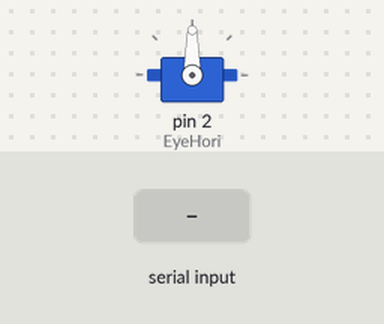
Recording of a sketch running on a simulated Arduino Uno, built with avr-gcc and run on an emulated ATmega328P. On the bench: servo. The test bench sets the inputs (shaded band).

Above: at 1.2 s.
1.3 s: "90,45\n" received over Serial
At 2.5 s:
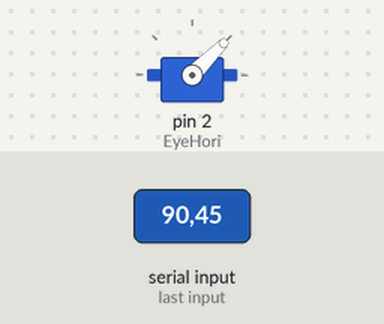
2.8 s: "90\n" received over Serial
At 3.6 s:
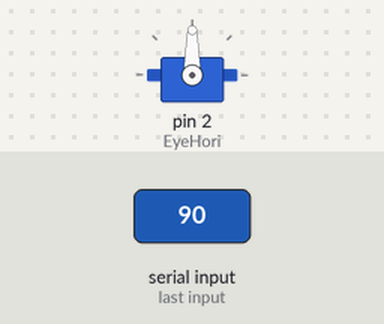
Timing chart, 0 to 5.8 s (numbered marks = the images above; inputs shaded):
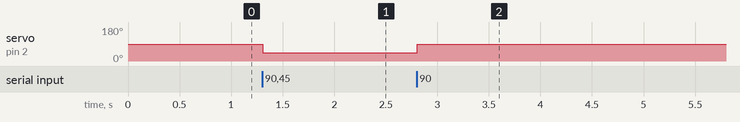

The sketch:

Hori.ino
```cpp
#include <Servo.h>

Servo EyeHori;
int desiredPosition;

void setup(){
  EyeHori.attach(2);
  Serial.begin(9600);
}

void loop() {
  if (Serial.available()) {
    int newPosition = Serial.parseInt(); // Read the incoming data as an integer
    if (newPosition >= 35 && newPosition <= 135) { // Central 85
      desiredPosition = newPosition;
      EyeHori.write(desiredPosition); // Set the servo position
    }
  }
}
```

Measured:
- after the input at 1.3 s, servo on pin 2 (EyeHori): 90° → 45° at once
- after the input at 2.8 s, servo on pin 2 (EyeHori): 45° → 90° at once
